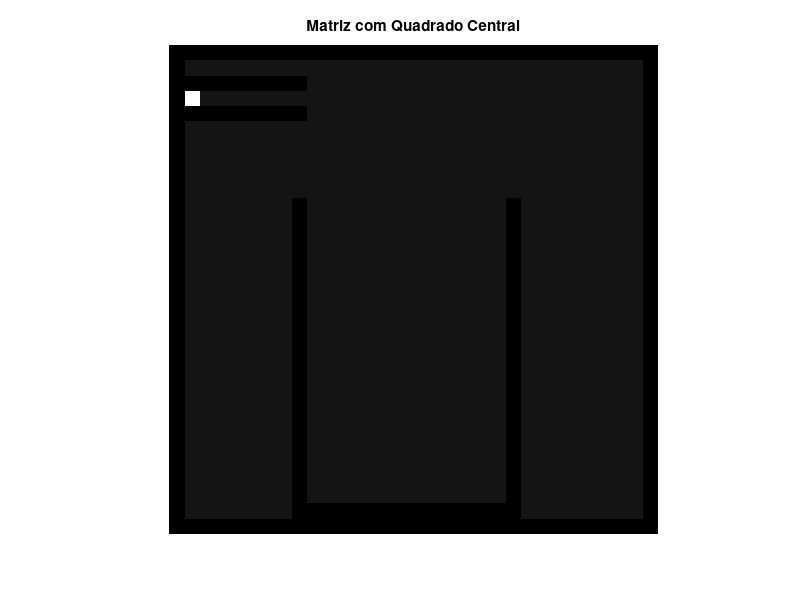

MATLAB code to generate this figure:

close all
N = 32; % Tamanho da matriz
n = 15; % Tamanho do quadrado

% Criar a matriz NxN com zeros
matriz = zeros(N);

% Preencher as bordas da matriz com -1
matriz(1, :) = -1;
matriz(end, :) = -1;
matriz(:, 1) = -1;
matriz(:, end) = -1;

startRow = floor((N - n) / 2) +3;
endRow = startRow + n +5;
startCol = floor((N - n) / 2) + 1;
endCol = startCol + n - 1;

matriz(endRow, startCol:endCol) = -1;   % Borda inferior
matriz(startRow:endRow, startCol) = -1; % Borda esquerda
matriz(startRow:endRow, endCol) = -1;   % Borda direita


matriz(3,2:9)=-1;
matriz(4,2)=10;
matriz(5,2:9)=-1;


% Exibir a matriz
imshow(matriz, []);
title('Matriz com Quadrado Central');


